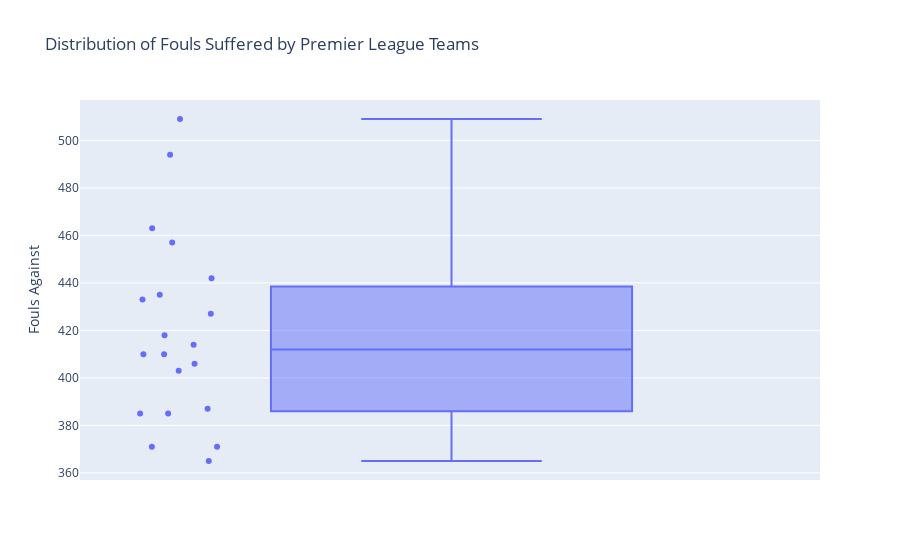

The notebook cell saved with this chart:
### Code cell
fig = px.box(df_fouls_against,
             y='Fouls Against',
             hover_data=["Team"],
             points='all',  # show individual data points
             title='Distribution of Fouls Suffered by Premier League Teams'
            )
fig.write_image('../images/fouls_against_box.png')
fig.show()
img_bytes = fig.to_image(format="png")
display(Image(img_bytes))

### Figure 1 — Plotly figure (JSON) as saved in the notebook; plotly's stock layout.template omitted (floating-point values rounded to 4 significant figures)
{"data": [{"alignmentgroup": "True", "boxpoints": "all", "customdata": [["Arsenal"], ["Aston Villa"], ["Bournemouth"], ["Brentford"], ["Brighton"], ["Chelsea"], ["Crystal Palace"], ["Everton"], ["Fulham"], ["Ipswich"], ["Leicester"], ["Liverpool"], ["Man City"], ["Man United"], ["Newcastle"], ["Nott'm Forest"], ["Southampton"], ["Tottenham"], ["West Ham"], ["Wolves"]], "hovertemplate": "Fouls Against=%{y}<br>Team=%{customdata[0]}<extra></extra>", "legendgroup": "", "marker": {"color": "#636efa"}, "name": "", "notched": false, "offsetgroup": "", "orientation": "v", "showlegend": false, "type": "box", "x0": " ", "xaxis": "x", "y": [406, 509, 410, 365, 427, 457, 418, 385, 371, 414, 403, 371, 387, 385, 463, 433, 435, 494, 410, 442], "y0": " ", "yaxis": "y"}], "layout": {"boxmode": "group", "legend": {"tracegroupgap": 0}, "title": {"text": "Distribution of Fouls Suffered by Premier League Teams"}, "xaxis": {"anchor": "y", "domain": [0, 1]}, "yaxis": {"anchor": "x", "domain": [0, 1], "title": {"text": "Fouls Against"}}}}
